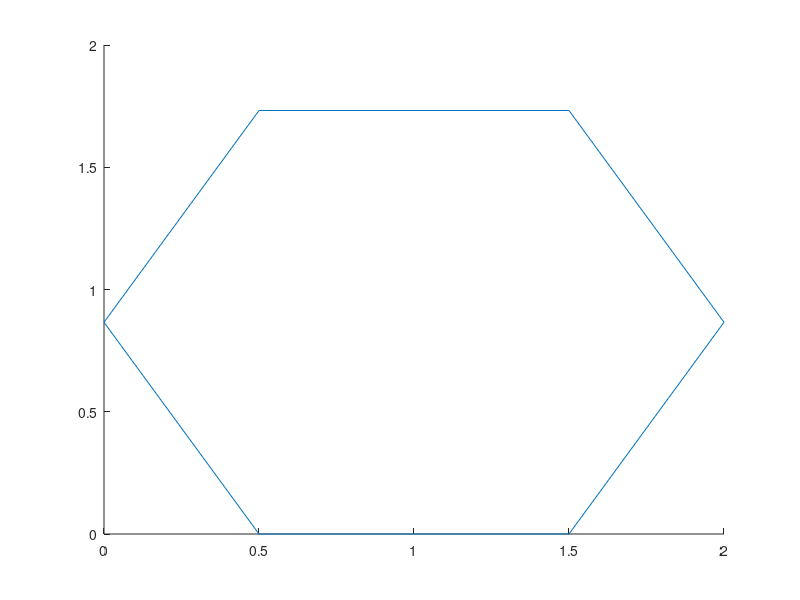

Recreate this plot in MATLAB. (Note: this script raises an error after producing the figure.)
clear all;
clc;
v{1}(:,1) = [0 1 3/2 1 0 -1/2 0]; 
v{1}(:,2) = [0 0 sqrt(3)/2 sqrt(3) sqrt(3) sqrt(3)/2 0];
v{2}(:,1) = [0 1 1 0 0];
v{2}(:,2) = [0 0 1 1 0];

list=[1 1 2 2 1 1];

res{1}(:,1)=v{list(1)}(:,1)-min(v{list(1)}(:,1));
res{1}(:,2)=v{list(1)}(:,2)-min(v{list(1)}(:,2));
figure 
hold on
%plot(out(:,1),out(:,2))
plot(res{1}(:,1),res{1}(:,2))
for i=2:length(list)
    for j=1:i-1
        out{j} = out_polygon(res{j},v{list(i)});
    end
    out_union = get_union(out);
    %plot(out(:,1),out(:,2))
    res{i}=check(out_union,v{list(i)},100,100);
    plot(res{i}(:,1),res{i}(:,2));
end